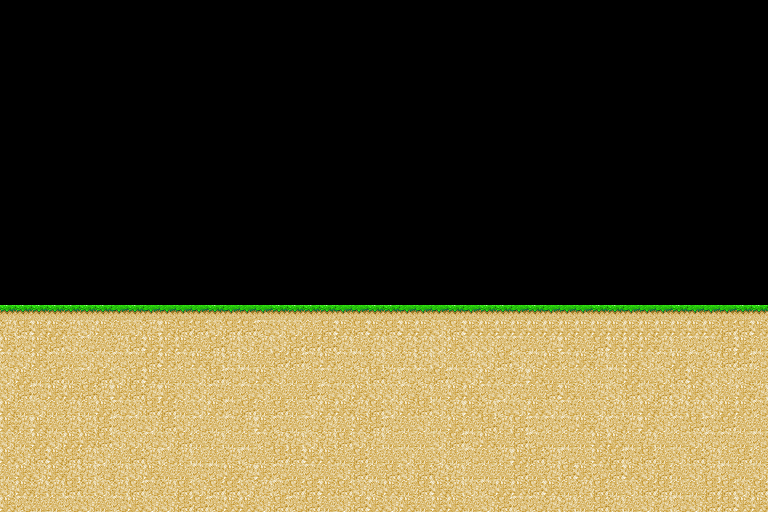

This is a level from a 2D game, rendered from its Tiled map with the project's own tilesets. A one-line summary and the complete map file follow:
An orthogonal 48x32 tile map with 16x16 px tiles, 1 tile layer (Camada de Tiles 1).

<map version="1.0" tiledversion="1.0.3" orientation="orthogonal" renderorder="left-up" width="48" height="32" tilewidth="16" tileheight="16" nextobjectid="1">
 <tileset firstgid="1" source="../tilemaps/tileset2.tsx" />
 <layer name="Camada de Tiles 1" width="48" height="32">
  <data encoding="csv">
0,0,0,0,0,0,0,0,0,0,0,0,0,0,0,0,0,0,0,0,0,0,0,0,0,0,0,0,0,0,0,0,0,0,0,0,0,0,0,0,0,0,0,0,0,0,0,0,
0,0,0,0,0,0,0,0,0,0,0,0,0,0,0,0,0,0,0,0,0,0,0,0,0,0,0,0,0,0,0,0,0,0,0,0,0,0,0,0,0,0,0,0,0,0,0,0,
0,0,0,0,0,0,0,0,0,0,0,0,0,0,0,0,0,0,0,0,0,0,0,0,0,0,0,0,0,0,0,0,0,0,0,0,0,0,0,0,0,0,0,0,0,0,0,0,
0,0,0,0,0,0,0,0,0,0,0,0,0,0,0,0,0,0,0,0,0,0,0,0,0,0,0,0,0,0,0,0,0,0,0,0,0,0,0,0,0,0,0,0,0,0,0,0,
0,0,0,0,0,0,0,0,0,0,0,0,0,0,0,0,0,0,0,0,0,0,0,0,0,0,0,0,0,0,0,0,0,0,0,0,0,0,0,0,0,0,0,0,0,0,0,0,
0,0,0,0,0,0,0,0,0,0,0,0,0,0,0,0,0,0,0,0,0,0,0,0,0,0,0,0,0,0,0,0,0,0,0,0,0,0,0,0,0,0,0,0,0,0,0,0,
0,0,0,0,0,0,0,0,0,0,0,0,0,0,0,0,0,0,0,0,0,0,0,0,0,0,0,0,0,0,0,0,0,0,0,0,0,0,0,0,0,0,0,0,0,0,0,0,
0,0,0,0,0,0,0,0,0,0,0,0,0,0,0,0,0,0,0,0,0,0,0,0,0,0,0,0,0,0,0,0,0,0,0,0,0,0,0,0,0,0,0,0,0,0,0,0,
0,0,0,0,0,0,0,0,0,0,0,0,0,0,0,0,0,0,0,0,0,0,0,0,0,0,0,0,0,0,0,0,0,0,0,0,0,0,0,0,0,0,0,0,0,0,0,0,
0,0,0,0,0,0,0,0,0,0,0,0,0,0,0,0,0,0,0,0,0,0,0,0,0,0,0,0,0,0,0,0,0,0,0,0,0,0,0,0,0,0,0,0,0,0,0,0,
0,0,0,0,0,0,0,0,0,0,0,0,0,0,0,0,0,0,0,0,0,0,0,0,0,0,0,0,0,0,0,0,0,0,0,0,0,0,0,0,0,0,0,0,0,0,0,0,
0,0,0,0,0,0,0,0,0,0,0,0,0,0,0,0,0,0,0,0,0,0,0,0,0,0,0,0,0,0,0,0,0,0,0,0,0,0,0,0,0,0,0,0,0,0,0,0,
0,0,0,0,0,0,0,0,0,0,0,0,0,0,0,0,0,0,0,0,0,0,0,0,0,0,0,0,0,0,0,0,0,0,0,0,0,0,0,0,0,0,0,0,0,0,0,0,
0,0,0,0,0,0,0,0,0,0,0,0,0,0,0,0,0,0,0,0,0,0,0,0,0,0,0,0,0,0,0,0,0,0,0,0,0,0,0,0,0,0,0,0,0,0,0,0,
0,0,0,0,0,0,0,0,0,0,0,0,0,0,0,0,0,0,0,0,0,0,0,0,0,0,0,0,0,0,0,0,0,0,0,0,0,0,0,0,0,0,0,0,0,0,0,0,
0,0,0,0,0,0,0,0,0,0,0,0,0,0,0,0,0,0,0,0,0,0,0,0,0,0,0,0,0,0,0,0,0,0,0,0,0,0,0,0,0,0,0,0,0,0,0,0,
0,0,0,0,0,0,0,0,0,0,0,0,0,0,0,0,0,0,0,0,0,0,0,0,0,0,0,0,0,0,0,0,0,0,0,0,0,0,0,0,0,0,0,0,0,0,0,0,
0,0,0,0,0,0,0,0,0,0,0,0,0,0,0,0,0,0,0,0,0,0,0,0,0,0,0,0,0,0,0,0,0,0,0,0,0,0,0,0,0,0,0,0,0,0,0,0,
0,0,0,0,0,0,0,0,0,0,0,0,0,0,0,0,0,0,0,0,0,0,0,0,0,0,0,0,0,0,0,0,0,0,0,0,0,0,0,0,0,0,0,0,0,0,0,0,
2,2,2,2,2,2,2,1,2,1,1,1,1,2,1,1,1,2,2,2,2,1,1,2,2,1,1,1,2,1,2,2,1,2,1,1,1,2,2,1,1,1,2,1,1,1,2,2,
4,8,3,3,4,5,3,7,5,4,3,8,8,5,8,8,6,5,5,7,8,3,8,3,8,3,3,5,8,3,3,3,3,3,3,3,3,3,3,3,3,3,3,3,3,8,8,3,
3,6,3,8,5,6,7,4,8,3,3,3,7,8,4,5,4,5,8,8,8,4,7,4,5,4,4,5,3,5,5,6,6,7,4,3,7,8,3,3,3,4,7,6,6,8,3,7,
6,5,3,6,7,5,5,6,6,8,3,6,3,4,4,7,7,8,8,6,3,6,6,4,7,4,4,5,7,4,5,8,5,6,3,6,3,4,7,3,5,6,3,6,4,8,8,6,
5,3,7,8,7,6,8,5,8,3,7,7,5,8,6,6,3,5,7,7,6,7,4,8,4,6,6,8,6,5,3,6,4,3,7,7,5,7,6,3,7,5,8,3,5,5,6,7,
5,8,6,3,3,8,4,3,8,4,3,5,5,6,7,6,5,7,7,8,6,5,3,5,5,6,4,7,3,3,6,5,6,7,8,3,7,4,5,8,5,8,5,3,5,7,3,4,
3,7,5,7,4,7,3,6,5,8,8,7,5,3,6,8,7,8,7,5,3,3,4,8,5,3,8,5,4,3,4,6,5,3,5,6,7,5,4,7,3,4,4,4,5,3,3,6,
3,4,3,7,4,4,8,6,6,5,8,5,6,7,6,4,3,6,7,6,4,7,3,8,6,7,5,7,3,7,8,4,8,6,6,6,3,4,6,4,3,5,6,8,6,8,7,7,
5,7,3,5,3,3,8,5,5,6,5,8,7,4,7,7,6,4,4,5,4,8,5,4,7,7,7,5,8,6,3,7,8,6,7,7,7,3,3,7,4,7,7,5,6,6,7,6,
3,5,8,3,8,4,5,7,8,4,6,4,7,7,4,6,7,8,8,3,3,7,8,7,7,5,7,5,7,6,7,4,3,8,4,6,7,3,8,6,8,7,5,8,4,7,8,7,
7,3,5,3,4,4,6,4,5,3,7,7,6,6,3,4,3,6,7,6,7,5,8,7,8,5,8,4,4,7,7,7,8,7,4,8,3,6,8,3,5,8,7,5,4,6,7,5,
5,3,4,4,8,4,5,4,8,6,4,8,5,8,8,5,4,6,8,8,3,8,5,6,3,7,8,3,4,5,6,3,3,8,3,7,4,8,7,5,8,8,7,7,8,8,5,8,
3,6,7,7,6,5,7,6,3,5,5,8,8,6,3,3,5,8,6,8,7,5,8,3,5,3,7,3,3,7,5,8,6,6,4,4,7,8,4,7,5,4,6,5,8,8,3,3
</data>
 </layer>
</map>